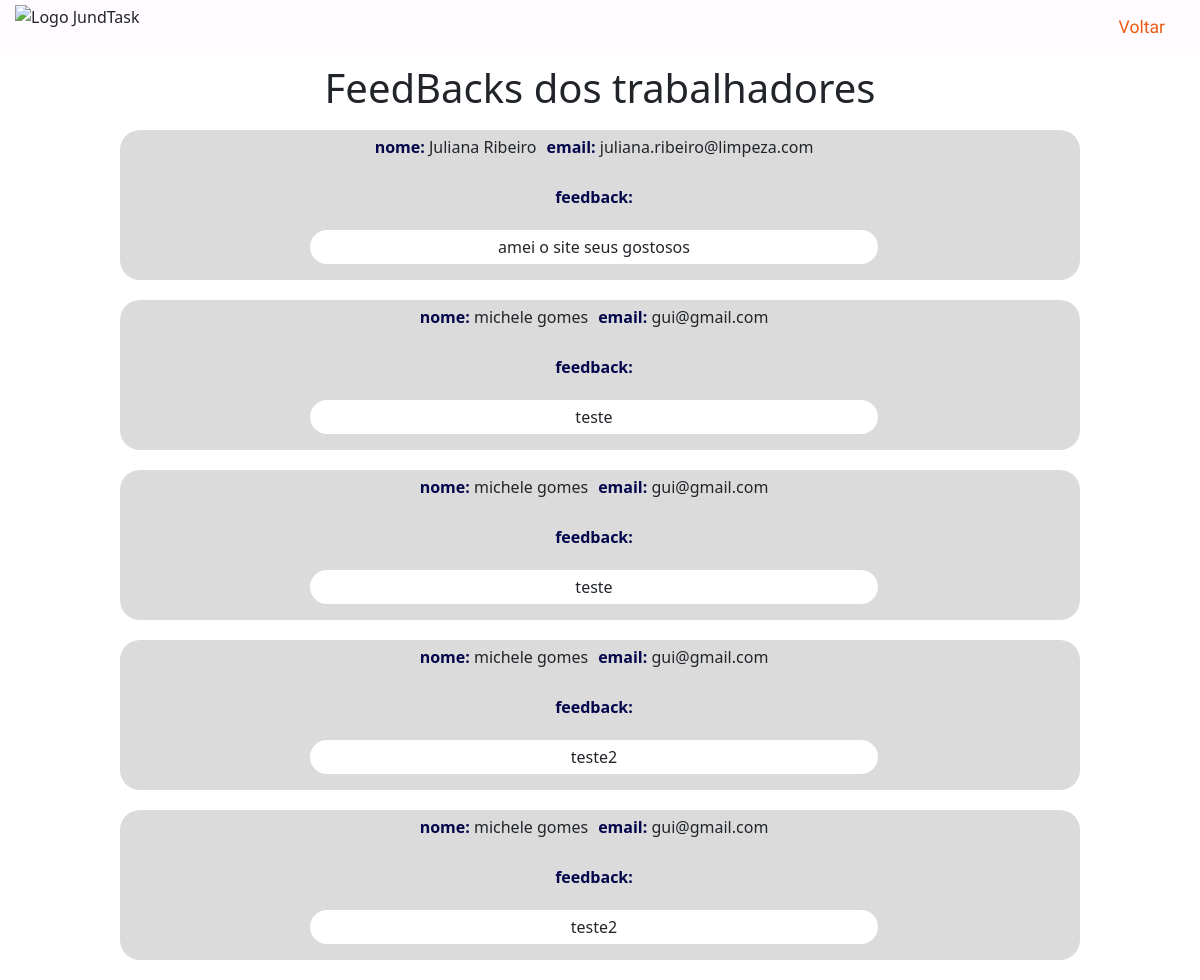
The page /html/admin/reclamacaoTrabalhador.php on the database its author committed.
### tables this page shows
CREATE TABLE `reclamacao_trabalhador` (
  `id_reclamacao_trabalhador` int(11) NOT NULL,
  `id_trabalhador` int(11) NOT NULL,
  `nome` varchar(100) NOT NULL,
  `email` varchar(100) NOT NULL,
  `reclamacao` text NOT NULL
);

### html/admin/reclamacaoTrabalhador.php (the view, shortened to what this page needs)
<?php
include_once('../../backend/Conexao.php');
$sql = "SELECT * FROM reclamacao_trabalhador ORDER BY id_reclamacao_trabalhador DESC";
$result = $conn->query($sql);
?>
<!DOCTYPE html>
<html lang="pt-BR">
<head>
    <link rel="stylesheet" href="../../css/styleReclamacao.css">
    <link rel="stylesheet" href="../../bootstrap-5.3.3-dist/css/bootstrap.min.css">
</head>
<body>
<header>
    <nav class="BarraNav">
        <img src="../../img/LogoJundtaskCompleta.png" alt="Logo JundTask">
        <div class="perfil">
            <a href="./homeAdm.php">
                Voltar
            </a>
        </div>
    </nav>
</header>
<body>
<h1>FeedBacks dos trabalhadores</h1>
<?php if ($result->num_rows > 0): ?>
        <?php while ($row = $result->fetch_assoc()): ?>
            <div class="blocoGeral">
                <div class="row me-0 ">
                    <div class="col d-flex justify-content-center">
                        <p><span>nome:</span> <?php echo $row['nome']?></p>
                        <p><span>email:</span> <?php echo $row['email']?></p>
                    </div>
                </div>
                <div class="row me-0">
                    <div class="col d-flex align-items-center flex-column">
                    <p><span>feedback:</span></p>
                    <p id="txtReclamacao"> <?php echo $row['reclamacao']?></p>
                    </div>
                </div>
            </div>
        <?php endwhile; ?>
<?php else: ?>
    <div class="txtNaoEncontrado">
        <p>Não há FeedBacks</p>
    </div>
<?php endif; ?>
</body>
</html>

### css/styleReclamacao.css (style rules this page uses)
* * { margin: 0; margin: 0; box-sizing: 0; }
:root { --corPrimaria-1: #EBB548; --corPrimaria-2: #EC5C14; --corPrimaria-3: #235789; --corPrimaria-4: #565254; --corPrimaria-5: #FFFBFE; --fonte-primaria: 'Belleza', 'calibri'; }
.BarraNav { background-color: #FFFBFE; padding:15px 35px 15px 15px; display: flex; justify-content: space-between ; }
.BarraNav img { width: 210px; margin-top: -10px; }
.BarraNav a { text-decoration: none ; color: #EC5C14; font: 400 1.1rem "M PLUS 1p", sans-serif ; }
body { font-family: Arial, sans-serif; background-color: #f4f4f9; color: #04074B; margin: 20px; text-align: center; }
h1, h2 { color: #04074B; font-size: 1.5rem; padding: 10px 20px; text-align: center; }
.blocoGeral { display: block; margin: auto; background-color: #dbdbdb; margin-bottom: 20px; width: 80%; border-radius: 20px; }
.blocoGeral p { padding: 5px; }
span { color: #04074B; font-weight: bolder; }
#txtReclamacao { background-color: #fff; width: 60%; text-align: center; border-radius: 20px; }

### rows shown on the page
reclamacao_trabalhador: nome "Juliana Ribeiro", email "juliana.ribeiro@limpeza.com", reclamacao "amei o site seus gostosos"
reclamacao_trabalhador: nome "michele gomes", email "gui@gmail.com", reclamacao "teste"
reclamacao_trabalhador: nome "michele gomes", email "gui@gmail.com", reclamacao "teste"
reclamacao_trabalhador: nome "michele gomes", email "gui@gmail.com", reclamacao "teste2"
reclamacao_trabalhador: nome "michele gomes", email "gui@gmail.com", reclamacao "teste2"
